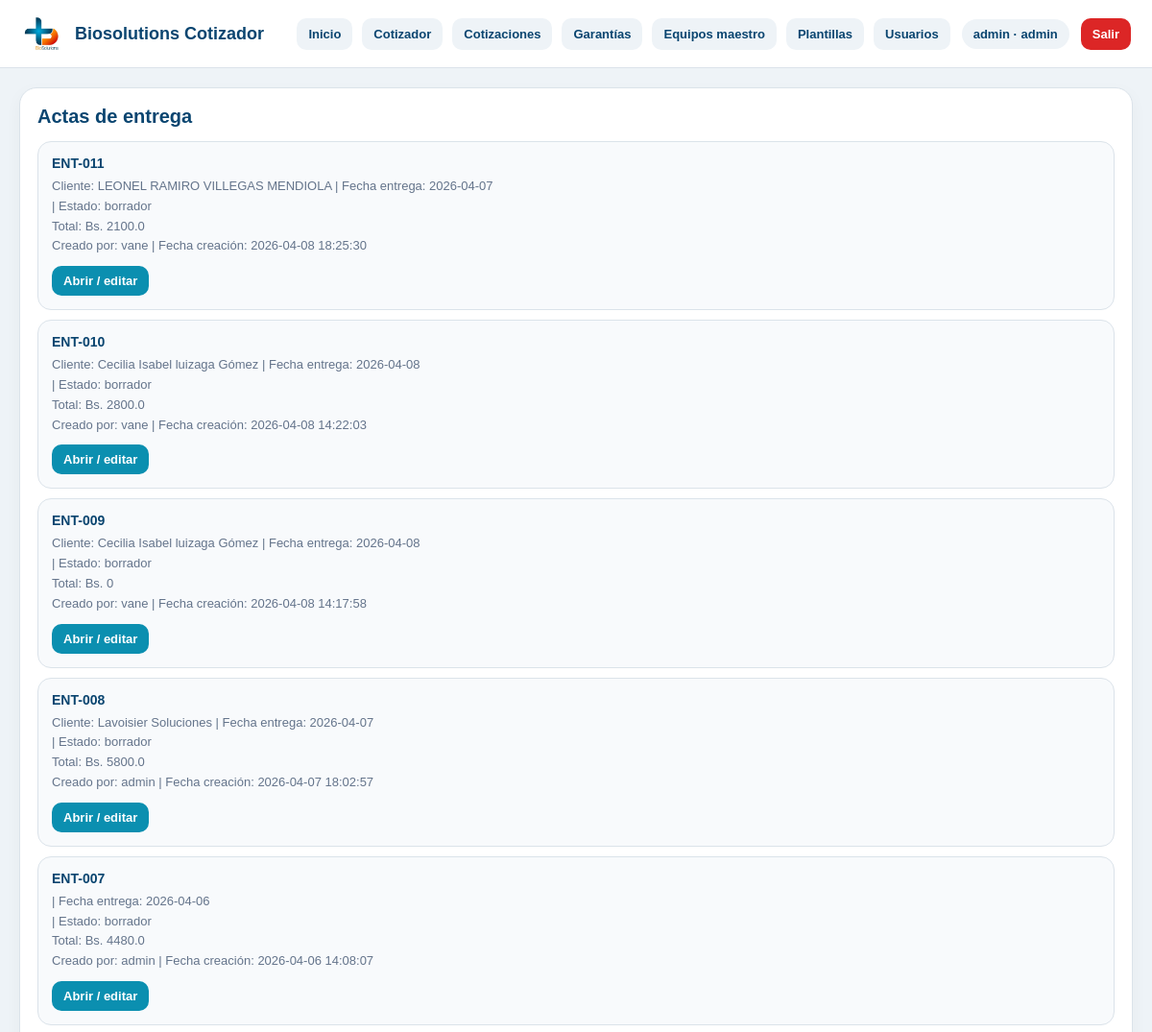
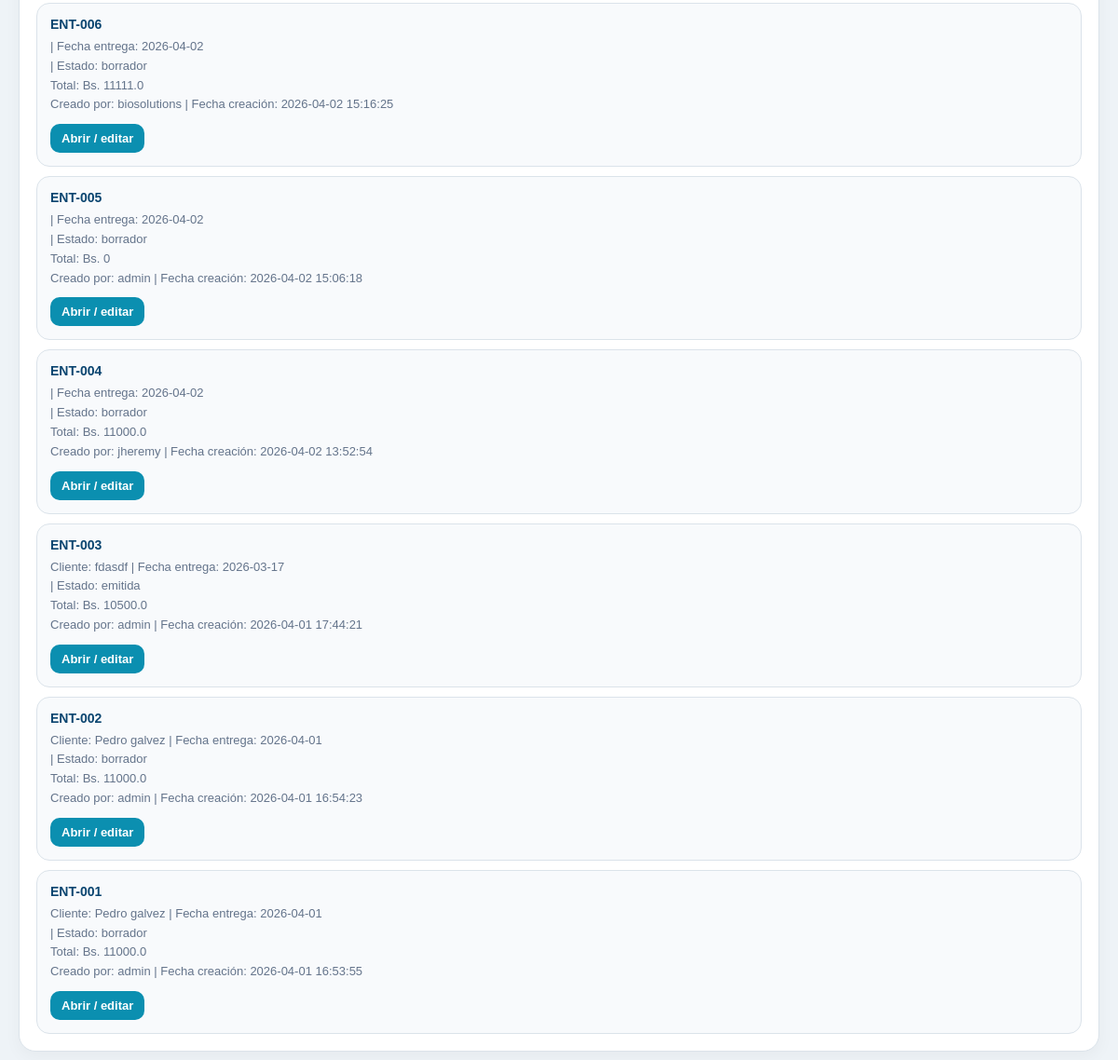
/entregas (signed in), run on the app's committed database (2 pictures, top to bottom).
### tables this page shows
CREATE TABLE usuarios (
    id INTEGER PRIMARY KEY AUTOINCREMENT,
    username TEXT NOT NULL UNIQUE,
    password_hash TEXT NOT NULL,
    nombre TEXT,
    rol TEXT NOT NULL DEFAULT 'editor',
    activo INTEGER NOT NULL DEFAULT 1,
    creado_en TEXT NOT NULL DEFAULT CURRENT_TIMESTAMP
);

CREATE TABLE entregas (
            id INTEGER PRIMARY KEY AUTOINCREMENT,
            cotizacion_id INTEGER NOT NULL,
            numero_entrega TEXT,
            fecha_entrega TEXT,
            cliente_nombre TEXT,
            cliente_documento TEXT,
            recibe_nombre TEXT,
            entrega_nombre TEXT,
            entrega_documento_texto TEXT,
            texto_intro TEXT,
            total REAL DEFAULT 0,
            payload_json TEXT,
            estado TEXT DEFAULT 'borrador',
            creado_por_user_id INTEGER,
            actualizado_por_user_id INTEGER,
            creado_en TEXT DEFAULT CURRENT_TIMESTAMP,
            actualizado_en TEXT DEFAULT CURRENT_TIMESTAMP
        );

### app.py (the view)
@app.route("/entregas")
@login_required
def entregas_page():
    conn = get_db_connection()
    ensure_auth_schema(conn)
    entregas = conn.execute("""
        SELECT
            e.*,
            c.numero AS cotizacion_numero,
            uc.username AS creado_por_username,
            ua.username AS actualizado_por_username
        FROM entregas e
        LEFT JOIN cotizaciones c ON c.id = e.cotizacion_id
        LEFT JOIN usuarios uc ON uc.id = e.creado_por_user_id
        LEFT JOIN usuarios ua ON ua.id = e.actualizado_por_user_id
        ORDER BY e.id DESC
    """).fetchall()
    conn.close()
    return render_template("entregas.html", entregas=entregas, active_page="entregas")

### app.py (called while the page is built)
def get_db_connection():
    conn = sqlite3.connect(DB_PATH, timeout=10)
    conn.row_factory = sqlite3.Row
    return conn

def ensure_payload_json_column(conn):
    columns = conn.execute("PRAGMA table_info(cotizaciones)").fetchall()
    column_names = [col["name"] for col in columns]
    if "payload_json" not in column_names:
        conn.execute("ALTER TABLE cotizaciones ADD COLUMN payload_json TEXT")
        conn.commit()

def ensure_users_table(conn):
    conn.execute("""
        CREATE TABLE IF NOT EXISTS usuarios (
            id INTEGER PRIMARY KEY AUTOINCREMENT,
            username TEXT NOT NULL UNIQUE,
            password_hash TEXT NOT NULL,
            nombre TEXT,
            rol TEXT NOT NULL DEFAULT 'editor',
            activo INTEGER NOT NULL DEFAULT 1,
            creado_en TEXT NOT NULL DEFAULT CURRENT_TIMESTAMP
        )
    """)
    conn.commit()

def ensure_cotizacion_documental_column(conn):
    columns = conn.execute("PRAGMA table_info(cotizaciones)").fetchall()
    column_names = [col["name"] for col in columns]
    if "estado_documental" not in column_names:
        conn.execute("ALTER TABLE cotizaciones ADD COLUMN estado_documental TEXT DEFAULT 'borrador'")
        conn.commit()

def ensure_cotizaciones_audit_columns(conn):
    columns = conn.execute("PRAGMA table_info(cotizaciones)").fetchall()
    column_names = [col["name"] for col in columns]
    if "creado_por_user_id" not in column_names:
        conn.execute("ALTER TABLE cotizaciones ADD COLUMN creado_por_user_id INTEGER")
    if "actualizado_por_user_id" not in column_names:
        conn.execute("ALTER TABLE cotizaciones ADD COLUMN actualizado_por_user_id INTEGER")
    if "creado_en" not in column_names:
        conn.execute("ALTER TABLE cotizaciones ADD COLUMN creado_en TEXT")
    if "actualizado_en" not in column_names:
        conn.execute("ALTER TABLE cotizaciones ADD COLUMN actualizado_en TEXT")
    conn.commit()

def ensure_documentos_schema(conn):
    ensure_payload_json_column(conn)
    ensure_cotizaciones_audit_columns(conn)
    ensure_cotizacion_documental_column(conn)
    ensure_entregas_table(conn)
    ensure_garantias_table(conn)

def ensure_auth_schema(conn):
    ensure_users_table(conn)
    ensure_documentos_schema(conn)

def login_required(view_func):
    @wraps(view_func)
    def wrapper(*args, **kwargs):
        if not session.get("user_id"):
            return redirect(url_for("login", next=request.path))
        return view_func(*args, **kwargs)
    return wrapper

### templates/entregas.html (shortened to what this page needs)
{% extends "base.html" %}
{% block content %}
<section class="page-card">
  <h2>Actas de entrega</h2>
  {% if entregas %}
    <div class="lib-list">
      {% for e in entregas %}
        <div class="lib-card">
          <strong>{{ e["numero_entrega"] or "Sin número" }}</strong>
          <span>
            {% if e["cliente_nombre"] %}Cliente: {{ e["cliente_nombre"] }}{% endif %}
            {% if e["fecha_entrega"] %} | Fecha entrega: {{ e["fecha_entrega"] }}{% endif %}
          </span>
          <span>
            | Estado: {{ e["estado"] or "borrador" }}
          </span>
          <span>
            Total: Bs. {{ e["total"] or 0 }}
          </span>
           <span>
            Creado por: {{ e["creado_por_username"] or "N/D" }}
            {% if e["creado_en"] %} | Fecha creación: {{ e["creado_en"] }}{% endif %}
          </span>
          <div class="actions">
            <a href="{{ url_for('entrega_detail_page', entrega_id=e['id']) }}">Abrir / editar</a>
          </div>
        </div>
      {% endfor %}
    </div>
  {% else %}
    <p class="tiny-note">Todavía no hay actas de entrega generadas.</p>
  {% endif %}
</section>
{% endblock %}

### templates/base.html (shortened to what this page needs)
<!DOCTYPE html>
<html lang="es">
<head>
  <link rel="stylesheet" href="{{ url_for('static', filename='styles.css') }}?v=7" />
</head>
<body>
  <header class="topbar">
    <div class="topbar-left">
      <img src="{{ url_for('static', filename='logo_biosolutions.png') }}" alt="BioSolutions" class="topbar-logo">
      <div class="topbar-title">Biosolutions Cotizador</div>
    </div>
    <div class="topbar-right">
      <nav class="nav-links">
        <a href="{{ url_for('dashboard') }}" class="{% if active_page == 'inicio' %}active{% endif %}">Inicio</a>
         {% if current_role in ['admin', 'editor', 'visor'] %}
          <a href="{{ url_for('cotizador') }}" class="{% if active_page == 'cotizador' %}active{% endif %}">Cotizador</a>
          <a href="{{ url_for('cotizaciones_page') }}" class="{% if active_page == 'cotizaciones' %}active{% endif %}">Cotizaciones</a>
          <a href="{{ url_for('garantias_page') }}" class="{% if active_page == 'garantias' %}active{% endif %}">Garantías</a>
        {% endif %}
        {% if current_role in ['admin', 'editor', 'visor'] %}
          <a href="{{ url_for('equipos_page') }}" class="{% if active_page == 'equipos' %}active{% endif %}">Equipos maestro</a>
          <a href="{{ url_for('plantillas_page') }}" class="{% if active_page == 'plantillas' %}active{% endif %}">Plantillas</a>
        {% endif %}
        {% if current_role == 'admin' %}
          <a href="{{ url_for('usuarios_page') }}" class="{% if active_page == 'usuarios' %}active{% endif %}">Usuarios</a>
        {% endif %}
      </nav>
      {% if current_user %}
        <div class="user-chip">
          {{ current_user["username"] }} · {{ current_user["rol"] }}
        </div>
        <a href="{{ url_for('logout') }}" class="logout-link">Salir</a>
      {% endif %}
    </div>
  </header>
  <main class="page-shell">
    {% block content %}{% endblock %}
  </main>
</body>
</html>

### static/styles.css (style rules this page uses)
:root { --primary:#0b8fb0; --primary-dark:#0a4570; --accent:#f47c20; --text:#1f2937; --muted:#6b7280; --line:#dbe3ea; --soft:#f7fafc; --panel:#ffffff; --bg:#eef3f7; --danger:#dc2626; }
* { box-sizing:border-box }
body { margin:0; font-family:Arial, Helvetica, sans-serif; background:var(--bg); color:var(--text); }

### templates/base.html (style rules this page uses)
.topbar { display:flex; justify-content:space-between; align-items:center; gap:16px; padding:14px 22px; background:#fff; border-bottom:1px solid #dbe3ea; position:sticky; top:0; z-index:20; }
.topbar-left { display:flex; align-items:center; gap:14px; }
.topbar-logo { height:42px; width:auto; display:block; }
.topbar-title { font-size:18px; font-weight:800; color:#0a4570; }
.nav-links { display:flex; flex-wrap:wrap; gap:10px; }
.nav-links a { text-decoration:none; padding:9px 12px; border-radius:10px; background:#eef3f7; color:#0a4570; font-weight:700; font-size:13px; }
.topbar-right { display:flex; align-items:center; gap:12px; flex-wrap:wrap; }
.user-chip { display:inline-flex; align-items:center; gap:8px; background:#eef3f7; color:#0a4570; border-radius:999px; padding:8px 12px; font-size:13px; font-weight:700; }
.logout-link { text-decoration:none; background:#dc2626; color:#fff; padding:9px 12px; border-radius:10px; font-size:13px; font-weight:700; }
.page-shell { padding:20px; }

### templates/entregas.html (style rules this page uses)
.page-card { background:#fff; border:1px solid #dbe3ea; border-radius:18px; padding:18px; box-shadow:0 6px 18px rgba(0,0,0,.04); }
.page-card h2 { margin:0 0 14px; color:#0a4570; font-size:20px; }
.lib-list { display:grid; gap:10px; }
.lib-card { border:1px solid #dbe3ea; border-radius:14px; padding:14px; background:#f8fafc; }
.lib-card strong { display:block; margin-bottom:6px; color:#0a4570; font-size:14px; }
.lib-card span { display:block; font-size:13px; color:#64748b; line-height:1.6; }
.actions { margin-top:10px; display:flex; gap:8px; flex-wrap:wrap; }
.actions a { text-decoration:none; background:#0b8fb0; color:#fff; padding:8px 12px; border-radius:10px; font-size:13px; font-weight:700; }

### data on the page
usuarios: username "admin", rol "admin"
entregas: numero_entrega "ENT-011", cliente_nombre "LEONEL RAMIRO VILLEGAS MENDIOLA", fecha_entrega "2026-04-07", estado "borrador", total "2100.0", username "vane", creado_en "2026-04-08 18:25:30"
entregas: numero_entrega "ENT-010", cliente_nombre "Cecilia Isabel luizaga Gómez", fecha_entrega "2026-04-08", estado "borrador", total "2800.0", username "vane", creado_en "2026-04-08 14:22:03"
entregas: numero_entrega "ENT-009", cliente_nombre "Cecilia Isabel luizaga Gómez", fecha_entrega "2026-04-08", estado "borrador", total "0", username "vane", creado_en "2026-04-08 14:17:58"
entregas: numero_entrega "ENT-008", cliente_nombre "Lavoisier Soluciones", fecha_entrega "2026-04-07", estado "borrador", total "5800.0", username "admin", creado_en "2026-04-07 18:02:57"
entregas: numero_entrega "ENT-007", fecha_entrega "2026-04-06", estado "borrador", total "4480.0", username "admin", creado_en "2026-04-06 14:08:07"
entregas: numero_entrega "ENT-006", fecha_entrega "2026-04-02", estado "borrador", total "11111.0", username "biosolutions", creado_en "2026-04-02 15:16:25"
entregas: numero_entrega "ENT-005", fecha_entrega "2026-04-02", estado "borrador", total "0", username "admin", creado_en "2026-04-02 15:06:18"
entregas: numero_entrega "ENT-004", fecha_entrega "2026-04-02", estado "borrador", total "11000.0", username "jheremy", creado_en "2026-04-02 13:52:54"
entregas: numero_entrega "ENT-003", cliente_nombre "fdasdf", fecha_entrega "2026-03-17", estado "emitida", total "10500.0", username "admin", creado_en "2026-04-01 17:44:21"
entregas: numero_entrega "ENT-002", cliente_nombre "Pedro galvez", fecha_entrega "2026-04-01", estado "borrador", total "11000.0", username "admin", creado_en "2026-04-01 16:54:23"
entregas: numero_entrega "ENT-001", cliente_nombre "Pedro galvez", fecha_entrega "2026-04-01", estado "borrador", total "11000.0", username "admin", creado_en "2026-04-01 16:53:55"
